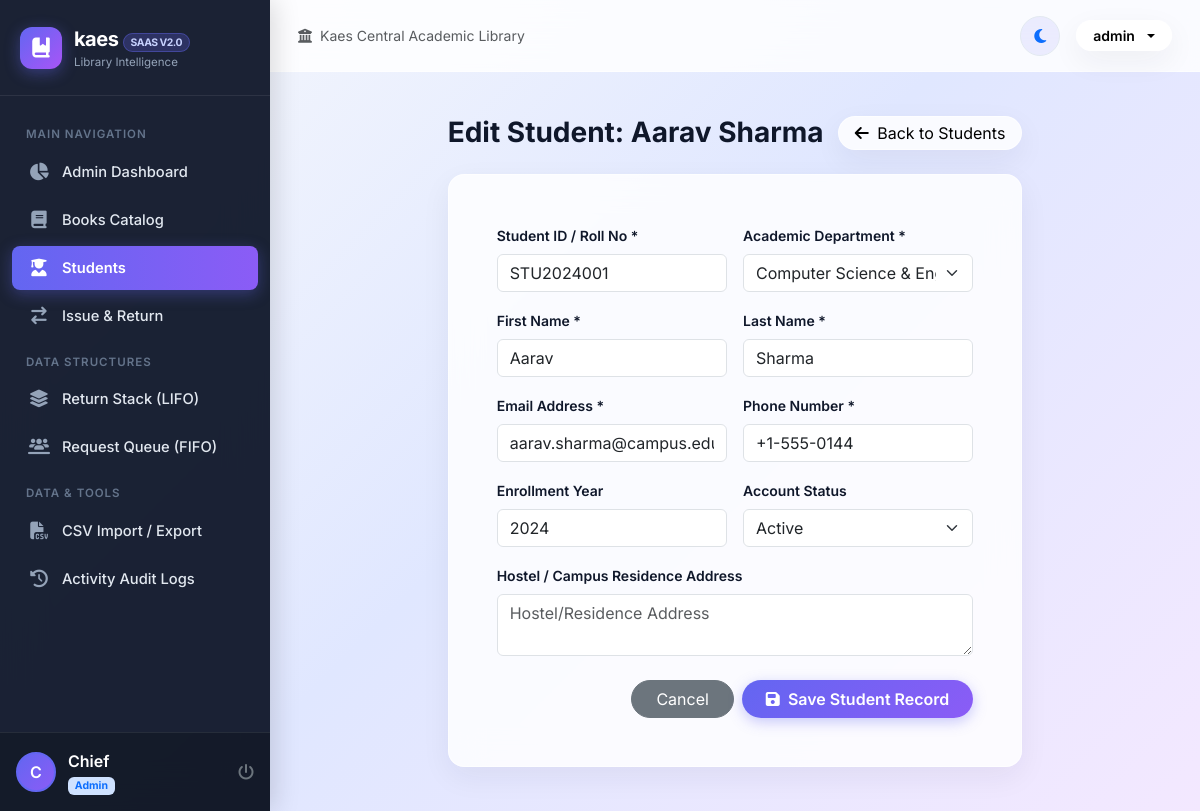
The page /students/1/edit/ (signed in) on the database its author committed.
### students/models.py (models this page shows, shortened)
class Student(models.Model):
    STATUS_CHOICES = (
        ('active', 'Active'),
        ('suspended', 'Suspended'),
        ('graduated', 'Graduated'),
    )
    DEPARTMENT_CHOICES = (
        ('Computer Science & Engineering', 'Computer Science & Engineering'),
        ('Information Technology', 'Information Technology'),
        ('Electronics & Communication', 'Electronics & Communication'),
        ('Mechanical Engineering', 'Mechanical Engineering'),
        ('Civil Engineering', 'Civil Engineering'),
        ('Data Science & AI', 'Data Science & AI'),
        ('Business Administration', 'Business Administration'),
        ('General Sciences', 'General Sciences'),
    )
    user = models.OneToOneField(User, on_delete=models.CASCADE, null=True, blank=True, related_name='student_record')
    student_id = models.CharField(max_length=30, unique=True, help_text="Unique Student Roll/Registration ID")
    first_name = models.CharField(max_length=60)
    last_name = models.CharField(max_length=60)
    email = models.EmailField(unique=True)
    phone = models.CharField(max_length=20)
    department = models.CharField(max_length=100, choices=DEPARTMENT_CHOICES, default='Computer Science & Engineering')
    enrollment_year = models.PositiveIntegerField(default=2024)
    status = models.CharField(max_length=20, choices=STATUS_CHOICES, default='active')
    address = models.TextField(blank=True)
    created_at = models.DateTimeField(auto_now_add=True)
    updated_at = models.DateTimeField(auto_now=True)
    class Meta:
        ordering = ['student_id']
    @property
    def full_name(self):
        return f"{self.first_name} {self.last_name}"

### students/views.py (the view, shortened to what this page needs)
# urls.py: path('<int:pk>/edit/', views.student_edit_view, name='student_edit'),
@login_required
def student_edit_view(request, pk):
    if hasattr(request.user, 'profile') and request.user.profile.is_student:
        messages.error(request, "Permission denied.")
        return redirect('student_dashboard')
    student = get_object_or_404(Student, pk=pk)
    form = StudentForm(request.POST or None, instance=student)
    return render(request, 'student_form.html', {'form': form, 'title': f'Edit Student: {student.full_name}', 'student': student})

### accounts/context_processors.py (called while the page is built)
def user_role_context(request):
    if request.user.is_authenticated:
        profile = getattr(request.user, 'profile', None)
        is_admin = False
        is_student = False
        if profile:
            is_admin = profile.is_admin
            is_student = profile.is_student
        elif request.user.is_superuser or request.user.is_staff:
            is_admin = True
        return {
            'user_profile': profile,
            'is_admin': is_admin,
            'is_student': is_student,
        }
    return {
        'user_profile': None,
        'is_admin': False,
        'is_student': False,
    }

### accounts/models.py (called while the page is built)
    @property
    def is_admin(self):
        return self.role == 'admin' or self.user.is_superuser or self.user.is_staff

    @property
    def is_student(self):
        return self.role == 'student' and not (self.user.is_superuser or self.user.is_staff)

### templates/student_form.html (shortened to what this page needs)
{% extends 'base.html' %}
{% block content %}
<div class="row justify-content-center py-3">
    <div class="col-lg-8">
        <div class="d-flex align-items-center justify-content-between mb-4">
            <h3 class="fw-bold mb-0">{{ title }}</h3>
            <a href="{% url 'students_list' %}" class="btn btn-light glass-card rounded-pill px-3 py-1 small">
                <i class="fas fa-arrow-left me-1"></i> Back to Students
            </a>
        </div>
        <div class="glass-panel p-4 p-md-5">
            <form method="POST">
                <div class="row g-3 mb-3">
                    <div class="col-md-6">
                        <label class="form-label small fw-semibold">Student ID / Roll No *</label>
                        {{ form.student_id }}
                    </div>
                    <div class="col-md-6">
                        <label class="form-label small fw-semibold">Academic Department *</label>
                        {{ form.department }}
                    </div>
                </div>
                <div class="row g-3 mb-3">
                    <div class="col-md-6">
                        <label class="form-label small fw-semibold">First Name *</label>
                        {{ form.first_name }}
                    </div>
                    <div class="col-md-6">
                        <label class="form-label small fw-semibold">Last Name *</label>
                        {{ form.last_name }}
                    </div>
                </div>
                <div class="row g-3 mb-3">
                    <div class="col-md-6">
                        <label class="form-label small fw-semibold">Email Address *</label>
                        {{ form.email }}
                    </div>
                    <div class="col-md-6">
                        <label class="form-label small fw-semibold">Phone Number *</label>
                        {{ form.phone }}
                    </div>
                </div>
                <div class="row g-3 mb-3">
                    <div class="col-md-6">
                        <label class="form-label small fw-semibold">Enrollment Year</label>
                        {{ form.enrollment_year }}
                    </div>
                    <div class="col-md-6">
                        <label class="form-label small fw-semibold">Account Status</label>
                        {{ form.status }}
                    </div>
                </div>
                <div class="mb-4">
                    <label class="form-label small fw-semibold">Hostel / Campus Residence Address</label>
                    {{ form.address }}
                </div>
                <div class="d-flex justify-content-end gap-2">
                    <a href="{% url 'students_list' %}" class="btn btn-secondary rounded-pill px-4">Cancel</a>
                    <button type="submit" class="btn btn-primary-gradient rounded-pill px-4">
                        <i class="fas fa-floppy-disk me-1"></i> Save Student Record
                    </button>
                </div>
            </form>
        </div>
    </div>
</div>
{% endblock %}

### templates/base.html (shortened to what this page needs)
{% load static %}
<!DOCTYPE html>
<html lang="en" data-theme="light">
<head>
    <link href="https://cdn.jsdelivr.net/npm/bootstrap@5.3.3/dist/css/bootstrap.min.css" rel="stylesheet">
    <link rel="stylesheet" href="https://cdnjs.cloudflare.com/ajax/libs/font-awesome/6.5.2/css/all.min.css">
    <link rel="stylesheet" href="{% static 'css/style.css' %}">
</head>
<body>
<div class="app-wrapper">
    {% if user.is_authenticated %}
    <aside class="app-sidebar">
        <div class="sidebar-brand">
            <div class="brand-icon">
                <i class="fas fa-book-bookmark"></i>
            </div>
            <div>
                <div class="brand-title">kaes <span class="brand-badge">SaaS v2.0</span></div>
                <div style="font-size: 0.72rem; color: #94a3b8;">Library Intelligence</div>
            </div>
        </div>
        <ul class="sidebar-menu">
            {% if is_admin %}
            <li class="sidebar-heading">Main Navigation</li>
            <li class="sidebar-item">
                <a href="{% url 'dashboard' %}" class="sidebar-link {% if request.resolver_match.url_name == 'dashboard' %}active{% endif %}">
                    <i class="fas fa-chart-pie"></i>
                    <span>Admin Dashboard</span>
                </a>
            </li>
            <li class="sidebar-item">
                <a href="{% url 'books_list' %}" class="sidebar-link {% if 'books' in request.path %}active{% endif %}">
                    <i class="fas fa-book"></i>
                    <span>Books Catalog</span>
                </a>
            </li>
            <li class="sidebar-item">
                <a href="{% url 'students_list' %}" class="sidebar-link {% if 'students' in request.path %}active{% endif %}">
                    <i class="fas fa-user-graduate"></i>
                    <span>Students</span>
                </a>
            </li>
            <li class="sidebar-item">
                <a href="{% url 'issue_return' %}" class="sidebar-link {% if 'transactions' in request.path %}active{% endif %}">
                    <i class="fas fa-arrow-right-arrow-left"></i>
                    <span>Issue & Return</span>
                </a>
            </li>
            <li class="sidebar-heading">Data Structures</li>
            <li class="sidebar-item">
                <a href="{% url 'stack_view' %}" class="sidebar-link {% if 'returns-stack' in request.path %}active{% endif %}">
                    <i class="fas fa-layer-group"></i>
                    <span>Return Stack (LIFO)</span>
                </a>
            </li>
            <li class="sidebar-item">
                <a href="{% url 'queue_view' %}" class="sidebar-link {% if 'requests-queue' in request.path %}active{% endif %}">
                    <i class="fas fa-users-line"></i>
                    <span>Request Queue (FIFO)</span>
                </a>
            </li>
            <li class="sidebar-heading">Data & Tools</li>
            <li class="sidebar-item">
                <a href="{% url 'csv_manager' %}" class="sidebar-link {% if 'csv-manager' in request.path %}active{% endif %}">
                    <i class="fas fa-file-csv"></i>
                    <span>CSV Import / Export</span>
                </a>
            </li>
            <li class="sidebar-item">
                <a href="{% url 'activity_logs' %}" class="sidebar-link {% if 'activity-logs' in request.path %}active{% endif %}">
                    <i class="fas fa-clock-rotate-left"></i>
                    <span>Activity Audit Logs</span>
                </a>
            </li>
            {% endif %}
        </ul>
        <div class="sidebar-user">
            {% if user.profile.avatar %}
                <img src="{{ user.profile.avatar.url }}" alt="{{ user.username }}">
            {% else %}
                <div class="user-avatar-circle">
                    {{ user.first_name|default:user.username|slice:":1"|upper }}
                </div>
            {% endif %}
            <div class="flex-grow-1 text-truncate">
                <div class="fw-semibold text-white text-truncate">{{ user.first_name|default:user.username }}</div>
                <div class="small text-muted">
                    {% if is_admin %}<span class="badge bg-primary-subtle text-primary">Admin</span>{% else %}<span class="badge bg-info-subtle text-info">Student</span>{% endif %}
                </div>
            </div>
            <a href="{% url 'logout' %}" class="text-secondary" title="Logout">
                <i class="fas fa-power-off"></i>
            </a>
        </div>
    </aside>
    {% endif %}
    <div class="app-main {% if not user.is_authenticated %}m-0 w-100{% endif %}">
        {% if user.is_authenticated %}
        <header class="app-header">
            <div class="d-flex align-items-center gap-3">
                <div class="d-none d-md-flex align-items-center gap-2 text-muted small">
                    <i class="fas fa-university"></i>
                    <span>Kaes Central Academic Library</span>
                </div>
            </div>
            <div class="d-flex align-items-center gap-3">
                <button type="button" class="theme-toggle-btn" id="themeToggleBtn" title="Toggle Light / Dark Mode">
                    <i class="fas fa-moon text-primary"></i>
                </button>
                <div class="dropdown">
                    <button class="btn btn-light glass-card rounded-pill d-flex align-items-center gap-2 px-3 py-1 dropdown-toggle" type="button" data-bs-toggle="dropdown">
                        <span class="fw-semibold small">{{ user.username }}</span>
                    </button>
                </div>
            </div>
        </header>
        {% endif %}
        <div class="toast-container position-fixed top-0 end-0 p-3" id="toastContainer" style="z-index: 2000;">
        </div>
        <main class="app-content">
            {% block content %}{% endblock %}
        </main>
    </div>
</div>
</body>
</html>

### rows shown on the page
Student: student_id "STU2024001", department "Computer Science & Engineering", first_name "Aarav", last_name "Sharma", email "aarav.sharma@campus.edu", phone "+1-555-0144", enrollment_year "2024", status "Active"

### other values the page prints
{{ user.first_name|default:user.username|slice:":1"|upper }} "C"
{{ user.first_name|default:user.username }} "Chief"
{{ user.username }} "admin"
{{ title }} "Edit Student: Aarav Sharma"
